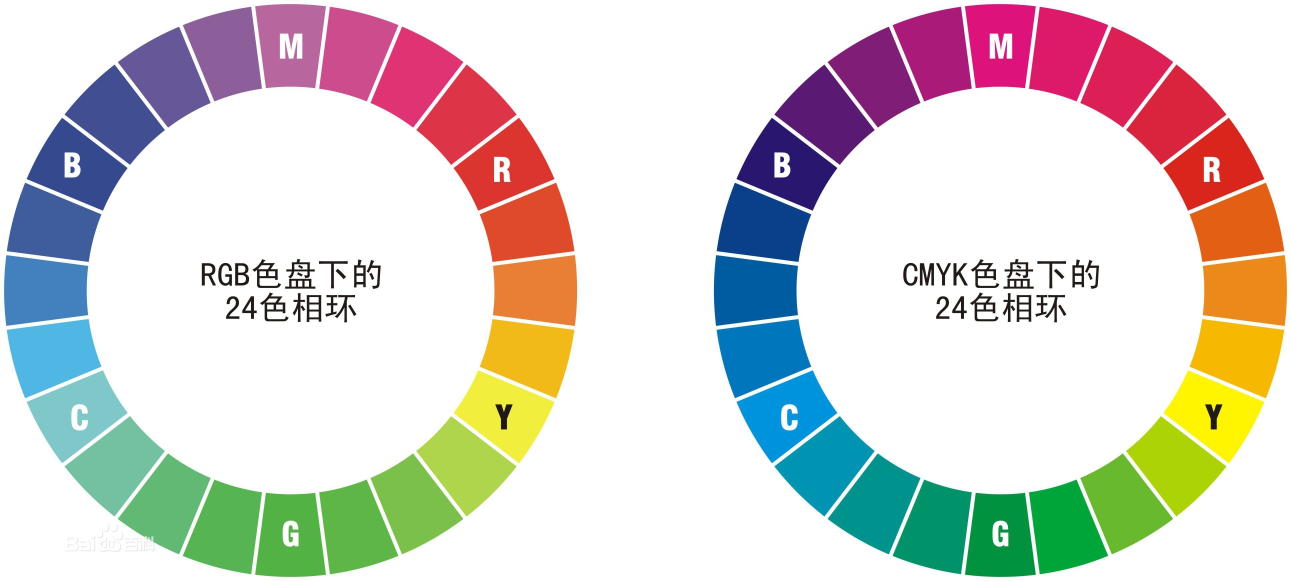
#> input picture picture.jpg, 3873 x 1743 px (shown at 1/3 size)
$ python 'floodFill 漫水填充.py'
#> lines starting #> are read from the running program, lines starting #| are printed output that depends on the picture; after the words box and inside, x2 and y2 are one past the last pixel; in counts of white or black regions, pixels touching at a corner belong together
# _*_ coding: utf-8 _*_
import numpy as np
import cv2


def fill_color_demo(image):
    copyImg = image.copy()
    h, w = image.shape[:2]
    mask = np.zeros([h+2, w+2], dtype=np.uint8)     # mask为行和列都加2

    cv2.floodFill(copyImg, mask, (240, 0), (0,0, 255))
    cv2.imshow("fill_color_demo", copyImg)


img = cv2.imread('./picture.jpg')
#> img is the input picture: shape (1743, 3873, 3); mean B, G, R 205.3, 210.4, 213.7
img = cv2.resize(img, (640, 480))
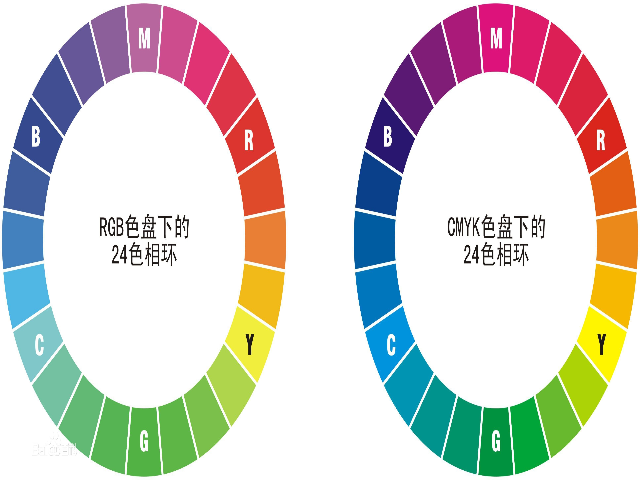
#> img: shape (480, 640, 3); mean B, G, R 205.3, 210.4, 213.8
cv2.imshow('input_image', img)
fill_color_demo(img)
#> in fill_color_demo, `cv2.floodFill(copyImg, mask, (240, 0), (0,0, 255))`:
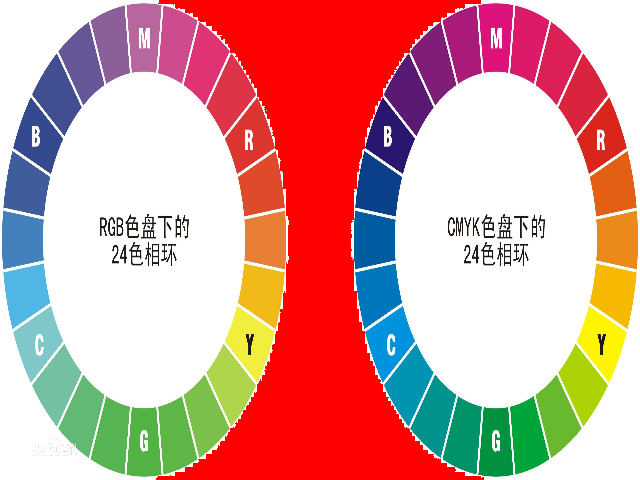
#> copyImg: shape (480, 640, 3); 19.78% of pixels changed, all inside (x1, y1, x2, y2) = (156, 0, 484, 480)

cv2.waitKey(0)
cv2.destroyAllWindows()
